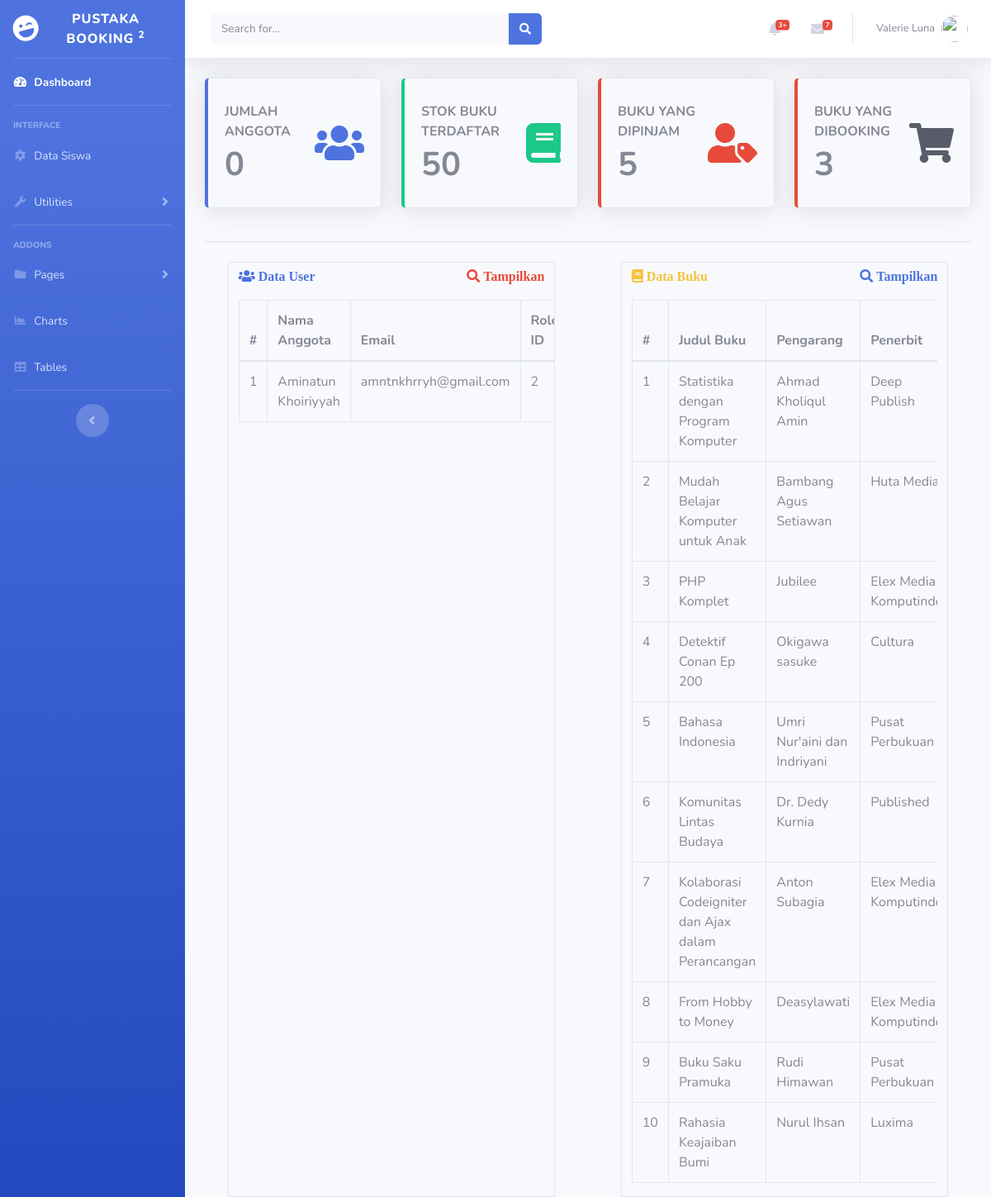
The page / on the database its author committed.
### tables this page shows
CREATE TABLE `user` (
  `id` int(11) NOT NULL,
  `nama` varchar(128) NOT NULL,
  `email` varchar(128) NOT NULL,
  `image` varchar(128) NOT NULL,
  `password` varchar(256) NOT NULL,
  `role_id` int(11) NOT NULL,
  `is_active` int(1) NOT NULL,
  `tanggal_input` int(11) NOT NULL
);

CREATE TABLE `buku` (
  `id` int(11) NOT NULL,
  `judul_buku` varchar(128) NOT NULL,
  `id_kategori` int(11) NOT NULL,
  `pengarang` varchar(64) NOT NULL,
  `penerbit` varchar(64) NOT NULL,
  `tahun_terbit` year(4) NOT NULL,
  `isbn` varchar(64) NOT NULL,
  `stok` int(11) NOT NULL,
  `dipinjam` int(11) NOT NULL,
  `dibooking` int(11) NOT NULL,
  `image` varchar(256) DEFAULT 'book-default-cover.jpg'
);

### application/controllers/Admin.php (called while the page is built, shortened)
<?php
class Admin extends CI_Controller
{
     public function index()
     {
          $data['judul'] = 'Dashboard';
          $data['user'] = $this->ModelUser->cekData(['email' => $this->session->userdata('email')])->row_array();
          $data['anggota'] = $this->ModelUser->getUserLimit()->result_array();
          $data['buku'] = $this->ModelBuku->getBuku()->result_array();
          $this->load->view('templates/header', $data);
          $this->load->view('templates/sidebar', $data);
          $this->load->view('templates/topbar', $data);
          $this->load->view('admin/index', $data);
          $this->load->view('templates/footer');
     }
}

### index.php (called while the page is built, shortened)
<?php
require_once BASEPATH.'core/CodeIgniter.php';

### application/models/ModelUser.php (called while the page is built, shortened)
<?php
class ModelUser extends CI_Model
{
 public function getUserWhere($where = null)
 {
 return $this->db->get_where('user', $where);
 }
 public function getUserLimit()
 {
 $this->db->select('*');
 $this->db->from('user');
 $this->db->limit(10, 0);
 return $this->db->get();
 }
}

### application/models/ModelBuku.php (called while the page is built, shortened)
<?php
class ModelBuku extends CI_Model
{
     public function getBuku()
     {
          return $this->db->get('buku');
     }
     public function total($field, $where)
     {
          $this->db->select_sum($field);
          if(!empty($where) && count($where) > 0){
               $this->db->where($where);
          }
          $this->db->from('buku');
          return $this->db->get()->row($field);
     }
}

### application/views/admin/index.php (the view, shortened to what this page needs)
<div class="container-fluid">
  <div class="row">
    <div class="col-xl-3 col-md-6 mb-4">
      <div class="card border-left-primary shadow h-100 py-2 bg-light">
        <div class="card-body">
          <div class="row no-gutters align-items-center">
            <div class="col mr-2">
              <div class="text-md font-weight-bold text-gray text-uppercase mb-1">Jumlah Anggota</div>
              <div class="h1 mb-0 font-weight-bold text-gray "><?= $this->ModelUser->getUserWhere(['role_id' => 1])->num_rows(); ?></div>
            </div>
            <div class="col-auto">
              <a href="<?= base_url('user/anggota'); ?>"><i class="fas fa-users fa-3x text-primary "></i></a>
            </div>
          </div>
        </div>
      </div>
    </div>
    <div class="col-xl-3 col-md-6 mb-4">
      <div class="card border-left-success shadow h-100 py-2 bg-light">
        <div class="card-body">
          <div class="row no-gutters align-items-center">
            <div class="col mr-2">
              <div class="text-md font-weight-bold text-gray text-uppercase mb-1">Stok Buku Terdaftar</div>
              <div class="h1 mb-0 font-weight-bold text-gray">
                <?php
                $where = ['stok != 0'];
                $totalstok = $this->ModelBuku->total('stok', $where);
                echo $totalstok;
                ?>
              </div>
            </div>
            <div class="col-auto">
              <a href="<?= base_url('buku'); ?>"><i class="fas fa-book fa-3x text-success"></i></a>
            </div>
          </div>
        </div>
      </div>
    </div>
    <div class="col-xl-3 col-md-6 mb-4">
      <div class="card border-left-danger shadow h-100 py-2 bg-light">
        <div class="card-body">
          <div class="row no-gutters align-items-center">
            <div class="col mr-2">
              <div class="text-md font-weight-bold text-gray text-uppercase mb-1">Buku yang dipinjam</div>
              <div class="h1 mb-0 font-weight-bold text-gray">
                <?php
                $where = ['dipinjam != 0'];
                $totaldipinjam = $this->ModelBuku->total('dipinjam', $where);
                echo $totaldipinjam;
                ?>
              </div>
            </div>
            <div class="col-auto">
              <a href="<?= base_url('user'); ?>"><i class="fas fa-user-tag fa-3x text-danger"></i></a>
            </div>
          </div>
        </div>
      </div>
    </div>
    <div class="col-xl-3 col-md-6 mb-4">
      <div class="card border-left-danger shadow h-100 py-2 bg-light">
        <div class="card-body">
          <div class="row no-gutters align-items-center">
            <div class="col mr-2">
              <div class="text-md font-weight-bold text-gray text-uppercase mb-1">Buku yang dibooking</div>
              <div class="h1 mb-0 font-weight-bold text-gray">
                <?php
                $where = ['dibooking !=0'];
                $totaldibooking = $this->ModelBuku->total('dibooking', $where);
                echo $totaldibooking;
                ?>
              </div>
            </div>
            <div class="col-auto">
              <a href="<?= base_url('user'); ?>"><i class="fas fa-shopping-cart fa-3x text-dark"></i></a>
            </div>
          </div>
        </div>
      </div>
    </div>
  </div>
  <hr class="sidebar-divider">
  <div class="row">
    <div class="table-responsive table-bordered col-sm-5 ml-auto mr-auto mt-2">
      <div class="page-header">
        <span class="fas fa-users text-primary mt-2 "> Data User</span>
        <a class="text-danger" href="<?php echo base_url('user/data_user'); ?>"><i class="fas fa-search mt-2 float-right"> Tampilkan</i></a>
      </div>
      <table class="table mt-3">
        <thead>
          <tr>
            <th>#</th>
            <th>Nama Anggota</th>
            <th>Email</th>
            <th>Role ID</th>
          </tr>
        </thead>
        <tbody>
          <?php
          $i = 1;
          foreach ($anggota as $a) { ?>
            <tr>
              <td><?= $i++; ?></td>
              <td><?= $a['nama']; ?></td>
              <td><?= $a['email']; ?></td>
              <td><?= $a['role_id']; ?></td>
            </tr>
          <?php } ?>
        </tbody>
      </table>
    </div>
    <div class="table-responsive table-bordered col-sm-5 ml-auto mr-auto mt-2">
      <div class="page-header">
        <span class="fas fa-book text-warning mt-2"> Data Buku</span>
        <a href="<?= base_url('buku'); ?>"><i class="fas fa-search text-primary mt-2 float-right"> Tampilkan</i></a>
      </div>
      <div class="table-responsive">
        <table class="table mt-3" id="table-datatable">
          <thead>
            <tr>
              <th>#</th>
              <th>Judul Buku</th>
              <th>Pengarang</th>
              <th>Penerbit</th>
            </tr>
          </thead>
          <tbody>
            <?php
            $i = 1;
            foreach ($buku as $b) { ?>
              <tr>
                <td><?= $i++; ?></td>
                <td><?= $b['judul_buku']; ?></td>
                <td><?= $b['pengarang']; ?></td>
                <td><?= $b['penerbit']; ?></td>
              </tr>
            <?php } ?>
          </tbody>
        </table>
      </div>
    </div>
  </div>
</div>
</div>

### application/views/templates/header.php (shortened to what this page needs)
<!DOCTYPE html>
<html lang="en">
<head>
  <link href="<?= base_url('assets/'); ?>vendor/fontawesome-free/css/all.min.css" rel="stylesheet" type="text/css">
  <link href="<?= base_url('assets/'); ?>css/sb-admin-2.min.css" rel="stylesheet">
</head>
<body id="page-top">
  <div id="wrapper">

### application/views/templates/sidebar.php (shortened to what this page needs)
<ul class="navbar-nav bg-gradient-primary sidebar sidebar-dark accordion" id="accordionSidebar">
<a class="sidebar-brand d-flex align-items-center justify-content-center" href="index.html">
  <div class="sidebar-brand-icon rotate-n-15">
    <i class="fas fa-laugh-wink"></i>
  </div>
  <div class="sidebar-brand-text mx-3">Pustaka Booking <sup>2</sup></div>
</a>
<hr class="sidebar-divider my-0">
<li class="nav-item active">
  <a class="nav-link" href="index.html">
    <i class="fas fa-fw fa-tachometer-alt"></i>
    <span>Dashboard</span></a>
</li>
<hr class="sidebar-divider">
<div class="sidebar-heading">
  Interface
</div>
<li class="nav-item">
  <a class="nav-link collapsed" href="<?= base_url('siswa');?>" aria-expanded="true" aria-controls="collapseTwo">
    <i class="fas fa-fw fa-cog"></i>
    <span>Data Siswa</span>
  </a>
</li>
<li class="nav-item">
  <a class="nav-link collapsed" href="#" data-toggle="collapse" data-target="#collapseUtilities" aria-expanded="true" aria-controls="collapseUtilities">
    <i class="fas fa-fw fa-wrench"></i>
    <span>Utilities</span>
  </a>
</li>
<hr class="sidebar-divider">
<div class="sidebar-heading">
  Addons
</div>
<li class="nav-item">
  <a class="nav-link collapsed" href="#" data-toggle="collapse" data-target="#collapsePages" aria-expanded="true" aria-controls="collapsePages">
    <i class="fas fa-fw fa-folder"></i>
    <span>Pages</span>
  </a>
</li>
<li class="nav-item">
  <a class="nav-link" href="charts.html">
    <i class="fas fa-fw fa-chart-area"></i>
    <span>Charts</span></a>
</li>
<li class="nav-item">
  <a class="nav-link" href="tables.html">
    <i class="fas fa-fw fa-table"></i>
    <span>Tables</span></a>
</li>
<hr class="sidebar-divider d-none d-md-block">
<div class="text-center d-none d-md-inline">
  <button class="rounded-circle border-0" id="sidebarToggle"></button>
</div>
</ul>

### application/views/templates/topbar.php (shortened to what this page needs)
<div id="content-wrapper" class="d-flex flex-column">
<div id="content">
  <nav class="navbar navbar-expand navbar-light bg-white topbar mb-4 static-top shadow">
    <form class="d-none d-sm-inline-block form-inline mr-auto ml-md-3 my-2 my-md-0 mw-100 navbar-search">
      <div class="input-group">
        <input type="text" class="form-control bg-light border-0 small" placeholder="Search for..." aria-label="Search" aria-describedby="basic-addon2">
        <div class="input-group-append">
          <button class="btn btn-primary" type="button">
            <i class="fas fa-search fa-sm"></i>
          </button>
        </div>
      </div>
    </form>
    <ul class="navbar-nav ml-auto">
      <li class="nav-item dropdown no-arrow mx-1">
        <a class="nav-link dropdown-toggle" href="#" id="alertsDropdown" role="button" data-toggle="dropdown" aria-haspopup="true" aria-expanded="false">
          <i class="fas fa-bell fa-fw"></i>
          <span class="badge badge-danger badge-counter">3+</span>
        </a>
      </li>
      <li class="nav-item dropdown no-arrow mx-1">
        <a class="nav-link dropdown-toggle" href="#" id="messagesDropdown" role="button" data-toggle="dropdown" aria-haspopup="true" aria-expanded="false">
          <i class="fas fa-envelope fa-fw"></i>
          <span class="badge badge-danger badge-counter">7</span>
        </a>
      </li>
      <li class="nav-item dropdown no-arrow">
        <a class="nav-link dropdown-toggle" href="#" id="userDropdown" role="button" data-toggle="dropdown" aria-haspopup="true" aria-expanded="false">
          <span class="mr-2 d-none d-lg-inline text-gray-600 small">Valerie Luna</span>
          <img class="img-profile rounded-circle" src="https://source.unsplash.com/QAB-WJcbgJk/60x60">
        </a>
      </li>
    </ul>
  </nav>

### application/views/templates/footer.php (shortened to what this page needs)
 </div>
</div>
</body>
</html>

### rows shown on the page
user: nama "Aminatun Khoiriyyah", email "amntnkhrryh@gmail.com", role "2"
buku: judul_buku "Statistika dengan Program Komputer", pengarang "Ahmad Kholiqul Amin", penerbit "Deep Publish"
buku: judul_buku "Mudah Belajar Komputer untuk Anak", pengarang "Bambang Agus Setiawan", penerbit "Huta…"
buku: judul_buku "PHP Komplet", pengarang "Jubilee", penerbit "Elex Media…"
buku: judul_buku "Detektif Conan Ep 200", pengarang "Okigawa sasuke", penerbit "Cultura"
buku: judul_buku "Bahasa Indonesia", pengarang "Umri Nur'aini dan Indriyani", penerbit "Pusat Perbukuan"
buku: judul_buku "Komunitas Lintas Budaya", pengarang "Dr. Dedy Kurnia", penerbit "Published"
buku: judul_buku "Kolaborasi Codeigniter dan Ajax dalam Perancangan", pengarang "Anton Subagia", penerbit "Elex Media…"
buku: judul_buku "From Hobby to Money", pengarang "Deasylawati", penerbit "Elex Media…"
buku: judul_buku "Buku Saku Pramuka", pengarang "Rudi Himawan", penerbit "Pusat Perbukuan"
buku: judul_buku "Rahasia Keajaiban Bumi", pengarang "Nurul Ihsan", penerbit "Luxima"

### other values the page prints
$this->ModelUser->getUserWhere(['role_id' => 1])->num_rows() "0"
$totalstok "50"
$totaldipinjam "5"
$totaldibooking "3"
